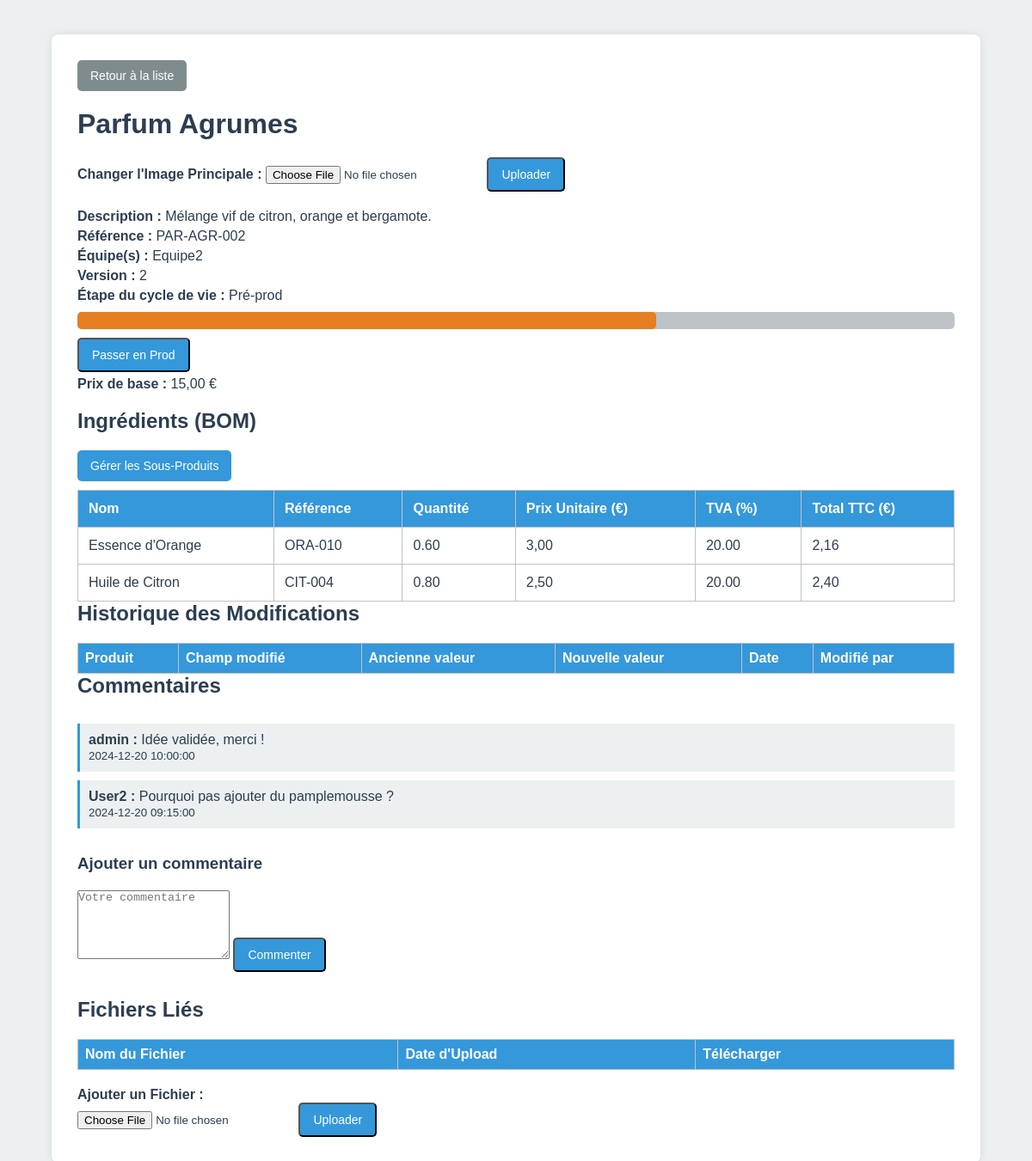
The page /parfum_detail.php?id=5 (signed in) on the database its author committed.
### tables this page shows
CREATE TABLE IF NOT EXISTS parfums (
  id INT AUTO_INCREMENT PRIMARY KEY,
  name VARCHAR(100) NOT NULL,
  description TEXT,
  price DECIMAL(10,2) NOT NULL DEFAULT 0,
  team VARCHAR(50) DEFAULT 'Equipe1',
  version INT DEFAULT 1,
  lifecycle_stage VARCHAR(50) DEFAULT 'Développement',
  reference VARCHAR(100) UNIQUE
);

CREATE TABLE IF NOT EXISTS ingredients (
  id INT AUTO_INCREMENT PRIMARY KEY,
  parfum_id INT NOT NULL,
  name VARCHAR(100) NOT NULL,
  reference VARCHAR(100),
  quantity DECIMAL(10,2) DEFAULT 1.00,
  unit_price DECIMAL(10,2) DEFAULT 5.00,
  tva DECIMAL(4,2) DEFAULT 20.00,
  FOREIGN KEY (parfum_id) REFERENCES parfums(id) ON DELETE CASCADE
);

CREATE TABLE IF NOT EXISTS comments (
  id INT AUTO_INCREMENT PRIMARY KEY,
  parfum_id INT NOT NULL,
  user_id INT NOT NULL,
  message TEXT NOT NULL,
  created_at DATETIME DEFAULT CURRENT_TIMESTAMP,
  FOREIGN KEY (parfum_id) REFERENCES parfums(id) ON DELETE CASCADE,
  FOREIGN KEY (user_id) REFERENCES users(id) ON DELETE CASCADE
);

CREATE TABLE IF NOT EXISTS users (
  id INT AUTO_INCREMENT PRIMARY KEY,
  username VARCHAR(50) NOT NULL UNIQUE,
  password_hash VARCHAR(255) NOT NULL,
  role VARCHAR(255) NOT NULL,
  last_login DATETIME DEFAULT NULL   
);

### src/parfum_detail.php (the view, shortened to what this page needs)
<?php
$mysqli = new mysqli("db", "root", "root", "plm");
$id = $_GET['id'] ?? '';
$user_roles = explode(',', $_SESSION['role'] ?? '');
$is_admin   = in_array('admin', $user_roles);
$is_manager = in_array('manager', $user_roles);
$stmt = $mysqli->prepare("
  SELECT name, description, price, team,
         version, lifecycle_stage, reference,
         image_filename
  FROM parfums
  WHERE id=?
");
$stmt->bind_param("i", $id);
$stmt->execute();
$stmt->store_result();
$stmt->bind_result($name, $description, $price, $team,
                   $version, $lifecycle_stage, $reference,
                   $image_filename);
$ing_result = $mysqli->query("
  SELECT id, name, reference, quantity, unit_price, tva
  FROM ingredients
  WHERE parfum_id=$id
  ORDER BY name ASC
");
$comments_result = $mysqli->query("
  SELECT c.message, c.created_at, u.username
  FROM comments c
  JOIN users u ON c.user_id=u.id
  WHERE c.parfum_id=$id
  ORDER BY c.created_at DESC
");
?>
<!DOCTYPE html>
<html lang="fr">
<head>
  <link rel="stylesheet" href="styles.css">
</head>
<body>
<div class="container">
  <div class="header-actions">
    <a href="list_parfums.php" class="btn btn-secondary">Retour à la liste</a>
  </div>
  <h1><?php echo htmlspecialchars($name); ?></h1>
  <?php if ($is_admin || $is_manager): ?>
    <form method="post" enctype="multipart/form-data" style="margin-bottom:20px;">
      <label><strong>Changer l'Image Principale :</strong></label>
      <input type="file" name="main_image" accept="image/*">
      <button type="submit" name="upload_main_image" class="btn">Uploader</button>
    </form>
  <?php endif; ?>
  <div class="info-block">
    <p><strong>Description :</strong> <?php echo nl2br(htmlspecialchars($description)); ?></p>
    <p><strong>Référence :</strong> <?php echo htmlspecialchars($reference); ?></p>
    <p><strong>Équipe(s) :</strong> <?php echo htmlspecialchars($team); ?></p>
    <p><strong>Version :</strong> <?php echo htmlspecialchars($version); ?></p>
    <p><strong>Étape du cycle de vie :</strong> <?php echo htmlspecialchars($lifecycle_stage); ?></p>
    <div class="progress-bar">
      <div class="progress-bar-inner"></div>
    </div>
    <?php if ($is_admin || $is_manager): ?>
      <form method="post">
        <?php if ($lifecycle_stage === 'R&D'): ?>
          <button name="change_stage" value="Pré-prod" class="btn">Passer en Pré-prod</button>
        <?php elseif ($lifecycle_stage === 'Pré-prod'): ?>
          <button name="change_stage" value="Production" class="btn">Passer en Prod</button>
        <?php elseif ($lifecycle_stage === 'Production'): ?>
          <button name="change_stage" value="Pré-prod" class="btn">Rétrograder en Pré-prod</button>
        <?php endif; ?>
      </form>
    <?php endif; ?>
    <p><strong>Prix de base :</strong>
       <?php echo number_format($price, 2, ',', ' '); ?> €</p>
  </div>
  <h2>Ingrédients (BOM)</h2>
  <p>
    <a href="manage_ingredients.php?parfum_id=<?php echo $id; ?>" class="btn">
      Gérer les Sous-Produits
    </a>
  </p>
  <table>
    <thead>
      <tr>
        <th>Nom</th>
        <th>Référence</th>
        <th>Quantité</th>
        <th>Prix Unitaire (€)</th>
        <th>TVA (%)</th>
        <th>Total TTC (€)</th>
      </tr>
    </thead>
    <tbody>
      <?php while($ing = $ing_result->fetch_assoc()):
        $qty  = $ing['quantity'];
        $unit = $ing['unit_price'];
        $tva  = $ing['tva'];
        $total_ht  = $qty * $unit;
        $total_ttc = $total_ht * (1 + $tva / 100);
      ?>
      <tr>
        <td><?php echo htmlspecialchars($ing['name']); ?></td>
        <td><?php echo htmlspecialchars($ing['reference']); ?></td>
        <td><?php echo htmlspecialchars($qty); ?></td>
        <td><?php echo number_format($unit, 2, ',', ' '); ?></td>
        <td><?php echo htmlspecialchars($tva); ?></td>
        <td><?php echo number_format($total_ttc, 2, ',', ' '); ?></td>
      </tr>
      <?php endwhile; ?>
    </tbody>
  </table>
  <h2>Historique des Modifications</h2>
  <table class="history-table">
    <thead>
      <tr>
        <th>Produit</th>
        <th>Champ modifié</th>
        <th>Ancienne valeur</th>
        <th>Nouvelle valeur</th>
        <th>Date</th>
        <th>Modifié par</th>
      </tr>
    </thead>
  </table>
  <h2>Commentaires</h2>
  <div class="comments-section" style="max-height:300px; overflow:auto;">
    <?php while($c = $comments_result->fetch_assoc()): ?>
      <div class="comment">
        <p>
          <strong><?php echo htmlspecialchars($c['username']); ?> :</strong>
          <?php echo nl2br(htmlspecialchars($c['message'])); ?>
        </p>
        <small><?php echo $c['created_at']; ?></small>
      </div>
    <?php endwhile; ?>
  </div>
  <h3>Ajouter un commentaire</h3>
  <form method="post" id="commentForm">
    <textarea name="message" required placeholder="Votre commentaire"></textarea>
    <button type="submit" name="new_comment" class="btn">Commenter</button>
  </form>
  <div class="files-section">
    <h2>Fichiers Liés</h2>
    <table>
      <thead>
        <tr>
          <th>Nom du Fichier</th>
          <th>Date d'Upload</th>
          <th>Télécharger</th>
        </tr>
      </thead>
    </table>
    <?php if ($is_admin || $is_manager): ?>
    <form method="post" enctype="multipart/form-data" style="margin-top:20px;">
      <label><strong>Ajouter un Fichier :</strong></label><br>
      <input type="file" name="attachment" required>
      <button type="submit" name="upload_attachment" class="btn">Uploader</button>
    </form>
    <?php endif; ?>
  </div>
</div>
</body>
</html>

### src/styles.css (style rules this page uses)
* { margin: 0; padding: 0; box-sizing: border-box; }
html, body { font-family: Arial, sans-serif; background: #ecf0f1; color: #2c3e50; min-height: 100vh; }
body { display: flex; }
h1, h2, h3 { margin-bottom: 20px; color: #2c3e50; }
table { width: 100%; border-collapse: collapse; margin-top: 10px; background: #fff; }
table, th, td { border: 1px solid #bdc3c7; }
table th { background: #3498db; color: #fff; padding: 12px; text-align: left; }
table td { padding: 12px; border-bottom: 1px solid #bdc3c7; }
.container { width: 90%; max-width: 1200px; margin: 40px auto; background: #fff; padding: 20px; border-radius: 8px; box-shadow: 0 0 10px rgba(0,0,0,0.1); }
.btn { display: inline-block; padding: 10px 15px; background: #3498db; color: #fff; text-decoration: none; border-radius: 5px; margin-right: 10px; font-size: 14px; transition: background 0.3s; }
.btn-secondary { background: #7f8c8d; }
a { color: #3498db; text-decoration: none; transition: color 0.3s; }
.header-actions { margin-bottom: 20px; display: flex; justify-content: space-between; align-items: center; }
.header-actions .btn { margin: 0; }

### rows shown on the page
parfums: name "Parfum Agrumes", description "Mélange vif de citron, orange et bergamote.", reference "PAR-AGR-002", team "Equipe2", version "2", lifecycle_stage "Pré-prod", price "15,00"
ingredients: name "Essence d'Orange", reference "ORA-010", quantity "0.60", unit_price "3,00", tva "20.00", total_ttc "2,16"
ingredients: name "Huile de Citron", reference "CIT-004", quantity "0.80", unit_price "2,50", tva "20.00", total_ttc "2,40"
comments: user.username "admin", message "Idée validée, merci !", created_at "2024-12-20 10:00:00"
comments: user.username "User2", message "Pourquoi pas ajouter du pamplemousse ?", created_at "2024-12-20 09:15:00"
